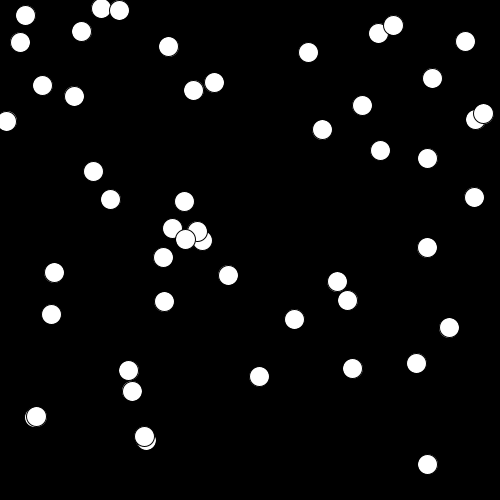
Frame 1 (no input)
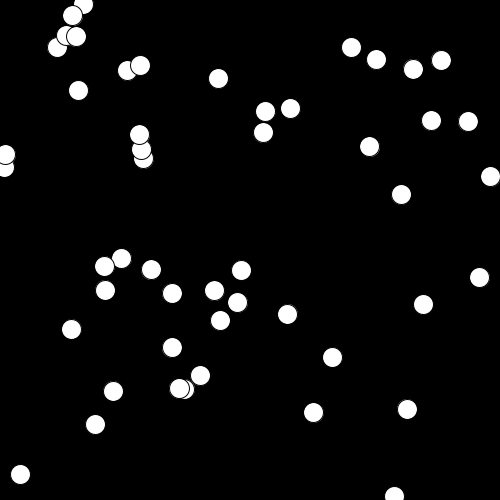
Frame 60 (the mouse pressed at the canvas centre just before this capture)
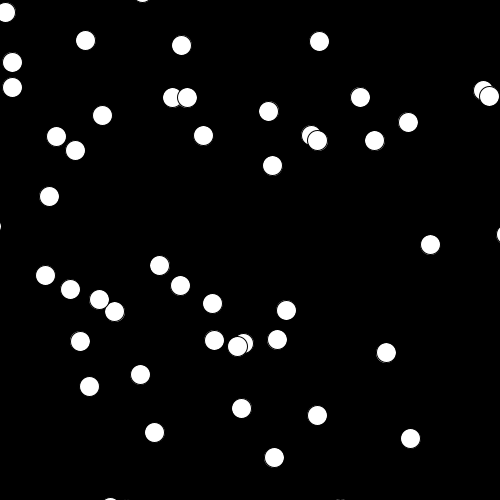
Frame 120 (the mouse held since frame 60 and released just before this capture)

The Processing sketch that drew these frames (run headless with seeded random() and noise(); from frame 60 on, the mouse is pressed at the canvas centre):

// Processing sketch: Interactive_object_example
// ── Interactive_object_example.pde
Mover[] m = new Mover[50];

void setup() {
  size(500,500);
  colorMode(HSB,360,100,100,100);
  for (int i = 0; i < m.length; i++) {
    m[i] = new Mover();
  }
}

void draw() {
  background(0);
  for (int i = 0; i < m.length; i++) {
    m[i].move();
    m[i].display();
  }
}


// ── Mover_class.pde
class Mover {
  PVector loc;
  PVector vel;
  int d;

  Mover() {
    loc = new PVector(random(width), random(height));
    vel = PVector.random2D();
    d = 20;
  }

  void display() {
    ellipse(loc.x, loc.y, d, d);
  }

  void move() {
    loc.add(vel);
    if (loc.x - d/2 > width) {
      loc.x = -d/2;
    }
    if (loc.x + d/2 < 0) {
      loc.x = width + d/2;
    }
    if (loc.y - d/2 > height) {
      loc.y = -d/2;
    }
    if (loc.y + d/2 < 0) {
      loc.y = height + d/2;
    }
  }
}


// ── Obstacle_class.pde
class Obstacle {
  PVector loc;
  int d;

  Obstacle(float x, float y, int tempD) {
    loc = new PVector(x, y); 
    d = tempD;
  }

  void display() {
    fill(0, 0, 100);
    ellipse(loc.x, loc.y, d, d);
  }
}
